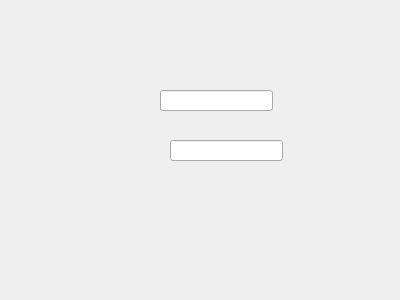
<?xml version="1.0" encoding="UTF-8"?>
<ui version="4.0">
 <class>FindDialog</class>
 <widget class="QDialog" name="FindDialog">
  <property name="geometry">
   <rect>
    <x>0</x>
    <y>0</y>
    <width>400</width>
    <height>300</height>
   </rect>
  </property>
  <property name="windowTitle">
   <string>Dialog</string>
  </property>
  <widget class="QLineEdit" name="nameLine">
   <property name="geometry">
    <rect>
     <x>160</x>
     <y>90</y>
     <width>113</width>
     <height>21</height>
    </rect>
   </property>
  </widget>
  <widget class="QLineEdit" name="GamesEdit">
   <property name="geometry">
    <rect>
     <x>170</x>
     <y>140</y>
     <width>113</width>
     <height>21</height>
    </rect>
   </property>
  </widget>
 </widget>
 <resources/>
 <connections/>
</ui>
